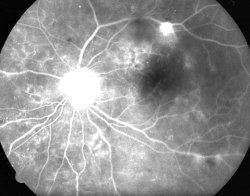
%> input picture CVPR15/DSR_Pair/data/retina12.jpg, 250 x 196 px
$ octave Main_ISBI_Fig5.m   (GNU Octave 9; MATLAB toolbox functions it lacks are replaced by stand-ins)
%> lines starting %> are read from the running program, lines starting %| are printed output that depends on the picture
clear all; close all; clc;

fixed = (imread('retina12.jpg'));
%> fixed is the input picture: size 196x250 uint8; min 0, max 255, mean 143.5
moving = (imread('retina11.jpg'));
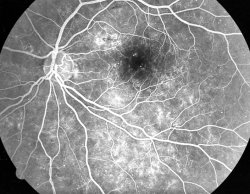
%> input picture CVPR15/DSR_Pair/data/retina11.jpg, 250 x 194 px
%> moving is the input picture: size 194x250 uint8; min 0, max 255, mean 144.3

refim_dis = double(fixed);

refim_dis = refim_dis/max(refim_dis(:));
refim_dis = double(refim_dis(3:end,:));
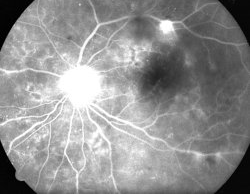
%> refim_dis: size 194x250 double; min 0, max 1, mean 0.565

load retina13;
im = retina13;
im = im/max(im(:));

% figure;
% subplot(2,3,1);imshow(refim_dis); title('Reference (fixed) image');
% subplot(2,3,2);imshow(im); title('Source image');
%
% figure;imshow(refim_dis);
% figure;imshow(moving);
% figure;imshow(im);


 % Main settings
main.similarity='dtv';   % similarity measure, e.g. SSD, CC, SAD, RC, CD2, MS, MI
% main.mu=0.01;        % similarity measure parameter (e.g., alpha of RC)
%> (the run ends here)
